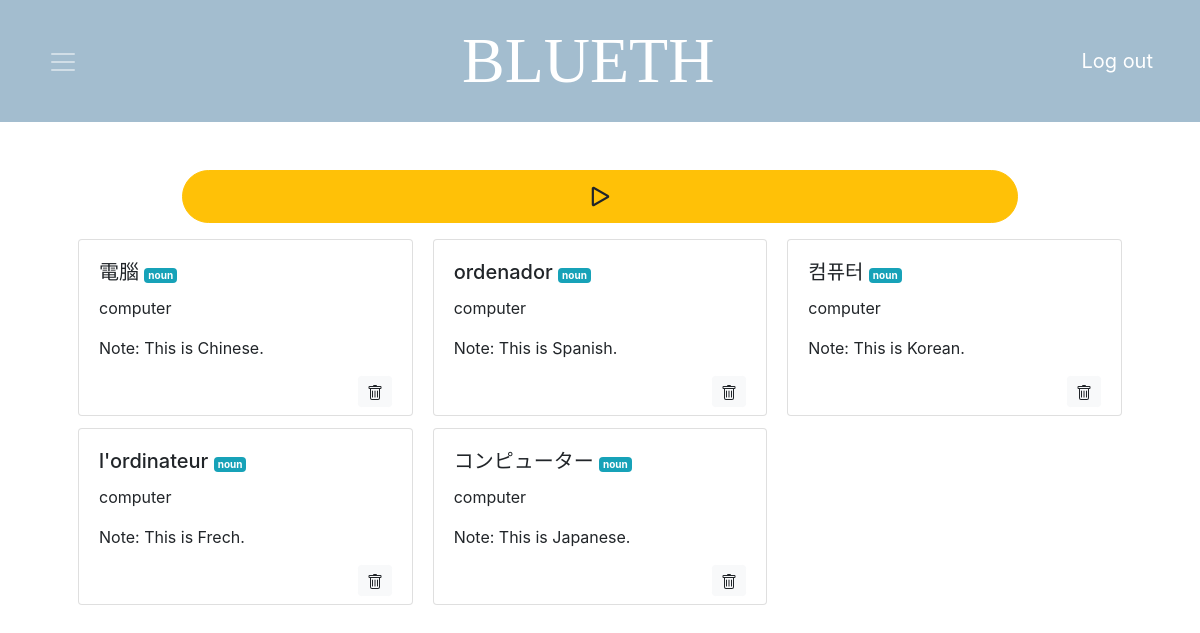
The page / (signed in) on the database its author committed.
### tables this page shows
CREATE TABLE 'cards' ('user_id' integer NOT NULL, 'id' integer PRIMARY KEY AUTOINCREMENT NOT NULL, 'word' text NOT NULL, 'type' text NOT NULL, 'meaning' text NOT NULL, 'example' text DEFAULT NULL,'note' text DEFAULT NULL, 'point' INTEGER NOT NULL DEFAULT 0);

### application.py (the view, shortened to what this page needs)
@app.route("/", methods=["GET", "POST"])
@login_required
def index():
    if (request.form.get("deleted-card")):
        db.execute("DELETE FROM cards WHERE id = ?", request.form.get("deleted-card"))
    cards = db.execute("SELECT * FROM cards WHERE user_id = ?", session.get("user_id"))
    number_of_cards = len(cards)
    return render_template("index.html", CARDS=cards, length=number_of_cards)

### application.py (called while the page is built)
def login_required(f):
    @wraps(f)
    def decorated_function(*args, **kwargs):
        if session.get("user_id") is None:
            return redirect("/login")
        return f(*args, **kwargs)
    return decorated_function

@app.after_request
def after_request(response):
    response.headers["Cache-Control"] = "no-cache, no-store, must-revalidate"
    response.headers["Expires"] = 0
    response.headers["Pragma"] = "no-cache"
    return response

def sort_func(d):
    return d["point"]

@app.template_filter('sort')
def filter_shuffle(seq):
    try:
        result = list(seq)
        result.sort(key=sort_func)
        return result
    except:
        return seq

### templates/index.html (shortened to what this page needs)
{% extends "layout.html" %}
{% block main %}
{% if length == 0 %}
  <div class="alert alert-warning" id="alert-no-card" role="alert">
          You do not have any card in your list yet!
  </div>
  <div style="text-align: center;">
    <a class="btn btn-secondary btn-lg" href="/add" id="plus-btn" role="button" >&plus;</a>
  </div>
{% else %}
<div class="mb-3 text-center">
  <a class=" btn rounded-pill btn-warning btn-lg" data-toggle="modal" data-target="#Modal" role="button" id="review-btn" >
    <svg xmlns="http://www.w3.org/2000/svg" width="35" height="35" fill="currentColor" class="bi bi-play" viewBox="0 0 16 16">
      <path d="M10.804 8 5 4.633v6.734L10.804 8zm.792-.696a.802.802 0 0 1 0 1.392l-6.363 3.692C4.713 12.69 4 12.345 4 11.692V4.308c0-.653.713-.998 1.233-.696l6.363 3.692z"/>
    </svg>
  </a>
</div>
<div class="card-columns">
{% for i in range(length) %}
  <div class="card">
    <div class="card-body">
      <h5 class="card-title">{{ CARDS[i]["word"] }} <span class="badge badge-info">{{ CARDS[i]["type"] }}</span> </h5>
      <p class="card-text">{{ CARDS[i]["meaning"] }}</p>
      {% if CARDS[i]["note"] %}
        <p class ="card-text">Note: {{ CARDS[i]["note"] }}</p>
      {% endif %}
      <form action = "/" method ="post">
        <button type="summit" class="btn btn-light btn-sm float-right mb-2" value= "{{CARDS[i]['id']}}" name="deleted-card" >
        </button>
      </form>
    </div>
  </div>
{%endfor%}
</div>
{% endif %}
{% endblock %}

### templates/layout.html (shortened to what this page needs)
<!DOCTYPE html>
<html lang="en">
<head>
    <link rel="stylesheet" href="https://cdn.jsdelivr.net/npm/bootstrap@4.5.3/dist/css/bootstrap.min.css">
    <link href="/static/style.css" rel="stylesheet">
</head>
<body>
    <nav class="navbar navbar-dark">
        <div class="container-fluid" >
            {% if session.user_id %}
            <div class="dropdown">
                <button class="btn btn-lg mr-auto" type="button" id="dropdownMenuButton" data-toggle="dropdown" aria-haspopup="true" aria-expanded="false">
                    <span class="navbar-toggler-icon"></span>
                </button>
            </div>
            {% endif %}
            <a class="navbar-brand mx-auto" id="logo" href="/">BLUETH</a>
            {% if session.user_id %}
            <a class="navbar-brand" href="/logout">Log out</a>
            {% endif %}
        </div>
    </nav>
    <main class="container p-5">
        {% block main %}{% endblock %}
    </main>
</body>
</html>

### static/style.css (style rules this page uses)
.navbar { background-color:#a3bdcf; }
.badge { font-size: 10px; }
#review-btn { width: 80%; }
#logo { font-family:'Niagara Solid'; font-size: 400%; }

### rows shown on the page
cards: word "電腦", type "noun", meaning "computer", note "This is Chinese."
cards: word "l'ordinateur", type "noun", meaning "computer", note "This is Frech."
cards: word "ordenador", type "noun", meaning "computer", note "This is Spanish."
cards: word "コンピューター", type "noun", meaning "computer", note "This is Japanese."
cards: word "컴퓨터", type "noun", meaning "computer", note "This is Korean."
